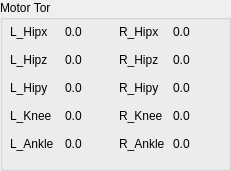
  <widget class="QGroupBox" name="groupBox_5">
   <property name="geometry">
    <rect>
     <x>490</x>
     <y>240</y>
     <width>231</width>
     <height>171</height>
    </rect>
   </property>
   <property name="title">
    <string>Motor Tor</string>
   </property>
   <widget class="QWidget" name="horizontalLayoutWidget_10">
    <property name="geometry">
     <rect>
      <x>10</x>
      <y>20</y>
      <width>211</width>
      <height>141</height>
     </rect>
    </property>
    <layout class="QHBoxLayout" name="horizontalLayout_10">
     <item>
      <layout class="QGridLayout" name="gridLayout_11">
       <item row="2" column="1">
        <widget class="QLabel" name="label_L_Hipy_tor">
         <property name="text">
          <string>0.0</string>
         </property>
        </widget>
       </item>
       <item row="4" column="0">
        <widget class="QLabel" name="label_p_motor5_17">
         <property name="minimumSize">
          <size>
           <width>0</width>
           <height>20</height>
          </size>
         </property>
         <property name="maximumSize">
          <size>
           <width>50</width>
           <height>20</height>
          </size>
         </property>
         <property name="text">
          <string>L_Ankle</string>
         </property>
        </widget>
       </item>
       <item row="1" column="1">
        <widget class="QLabel" name="label_L_Hipz_tor">
         <property name="text">
          <string>0.0</string>
         </property>
        </widget>
       </item>
       <item row="2" column="0">
        <widget class="QLabel" name="label_v_motor4_14">
         <property name="minimumSize">
          <size>
           <width>0</width>
           <height>20</height>
          </size>
         </property>
         <property name="maximumSize">
          <size>
           <width>50</width>
           <height>20</height>
          </size>
         </property>
         <property name="text">
          <string>L_Hipy</string>
         </property>
        </widget>
       </item>
       <item row="3" column="0">
        <widget class="QLabel" name="label_i_motor4_14">
         <property name="minimumSize">
          <size>
           <width>0</width>
           <height>20</height>
          </size>
         </property>
         <property name="maximumSize">
          <size>
           <width>50</width>
           <height>20</height>
          </size>
         </property>
         <property name="text">
          <string>L_Knee</string>
         </property>
        </widget>
       </item>
       <item row="1" column="0">
        <widget class="QLabel" name="label_p_motor4_14">
         <property name="minimumSize">
          <size>
           <width>0</width>
           <height>20</height>
          </size>
         </property>
         <property name="maximumSize">
          <size>
           <width>50</width>
           <height>20</height>
          </size>
         </property>
         <property name="text">
          <string>L_Hipz</string>
         </property>
        </widget>
       </item>
       <item row="0" column="0">
        <widget class="QLabel" name="label_i_motor3_24">
         <property name="minimumSize">
          <size>
           <width>0</width>
           <height>20</height>
          </size>
         </property>
         <property name="maximumSize">
          <size>
           <width>50</width>
           <height>20</height>
          </size>
         </property>
         <property name="text">
          <string>L_Hipx</string>
         </property>
        </widget>
       </item>
       <item row="4" column="1">
        <widget class="QLabel" name="label_L_Ankle_tor">
         <property name="text">
          <string>0.0</string>
         </property>
        </widget>
       </item>
       <item row="0" column="1">
        <widget class="QLabel" name="label_L_Hipx_tor">
         <property name="text">
          <string>0.0</string>
         </property>
        </widget>
       </item>
       <item row="3" column="1">
        <widget class="QLabel" name="label_L_Knee_tor">
         <property name="text">
          <string>0.0</string>
         </property>
        </widget>
       </item>
      </layout>
     </item>
     <item>
      <layout class="QGridLayout" name="gridLayout_12">
       <item row="1" column="1">
        <widget class="QLabel" name="label_R_Hipz_tor">
         <property name="text">
          <string>0.0</string>
         </property>
        </widget>
       </item>
       <item row="3" column="1">
        <widget class="QLabel" name="label_R_Knee_tor">
         <property name="text">
          <string>0.0</string>
         </property>
        </widget>
       </item>
       <item row="4" column="1">
        <widget class="QLabel" name="label_R_Ankle_tor">
         <property name="text">
          <string>0.0</string>
         </property>
        </widget>
       </item>
       <item row="0" column="1">
        <widget class="QLabel" name="label_R_Hipx_tor">
         <property name="text">
          <string>0.0</string>
         </property>
        </widget>
       </item>
       <item row="2" column="0">
        <widget class="QLabel" name="label_i_motor2_14">
         <property name="minimumSize">
          <size>
           <width>0</width>
           <height>20</height>
          </size>
         </property>
         <property name="maximumSize">
          <size>
           <width>50</width>
           <height>20</height>
          </size>
         </property>
         <property name="text">
          <string>R_Hipy</string>
         </property>
        </widget>
       </item>
       <item row="4" column="0">
        <widget class="QLabel" name="label_v_motor3_13">
         <property name="minimumSize">
          <size>
           <width>0</width>
           <height>20</height>
          </size>
         </property>
         <property name="maximumSize">
          <size>
           <width>50</width>
           <height>20</height>
          </size>
         </property>
         <property name="text">
          <string>R_Ankle</string>
         </property>
        </widget>
       </item>
       <item row="0" column="0">
        <widget class="QLabel" name="label_p_motor2_14">
         <property name="minimumSize">
          <size>
           <width>0</width>
           <height>20</height>
          </size>
         </property>
         <property name="maximumSize">
          <size>
           <width>50</width>
           <height>20</height>
          </size>
         </property>
         <property name="text">
          <string>R_Hipx</string>
         </property>
        </widget>
       </item>
       <item row="2" column="1">
        <widget class="QLabel" name="label_R_Hipy_tor">
         <property name="text">
          <string>0.0</string>
         </property>
        </widget>
       </item>
       <item row="3" column="0">
        <widget class="QLabel" name="label_p_motor3_13">
         <property name="minimumSize">
          <size>
           <width>0</width>
           <height>20</height>
          </size>
         </property>
         <property name="maximumSize">
          <size>
           <width>50</width>
           <height>20</height>
          </size>
         </property>
         <property name="text">
          <string>R_Knee</string>
         </property>
        </widget>
       </item>
       <item row="1" column="0">
        <widget class="QLabel" name="label_v_motor2_14">
         <property name="minimumSize">
          <size>
           <width>0</width>
           <height>20</height>
          </size>
         </property>
         <property name="maximumSize">
          <size>
           <width>50</width>
           <height>20</height>
          </size>
         </property>
         <property name="text">
          <string>R_Hipz</string>
         </property>
        </widget>
       </item>
      </layout>
     </item>
    </layout>
   </widget>
  </widget>
